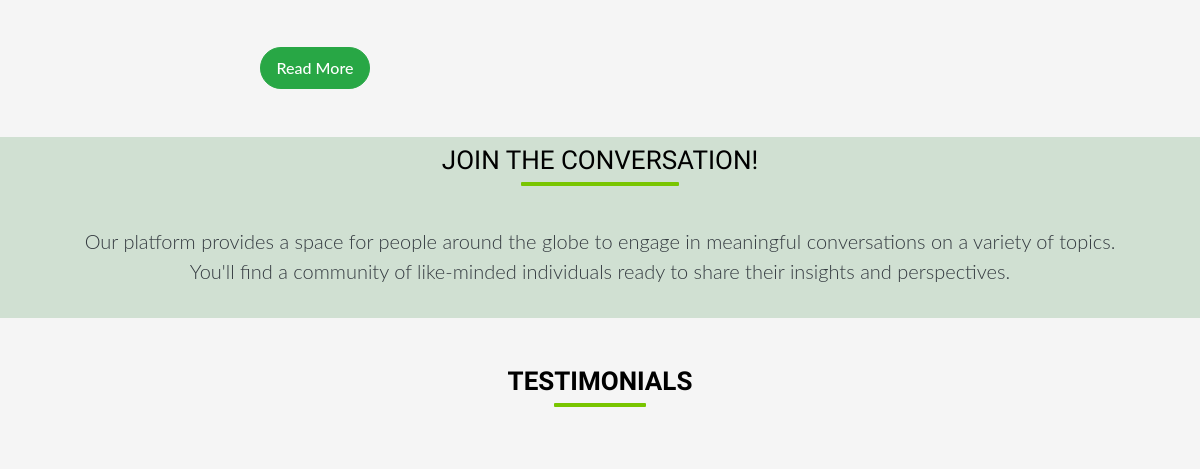
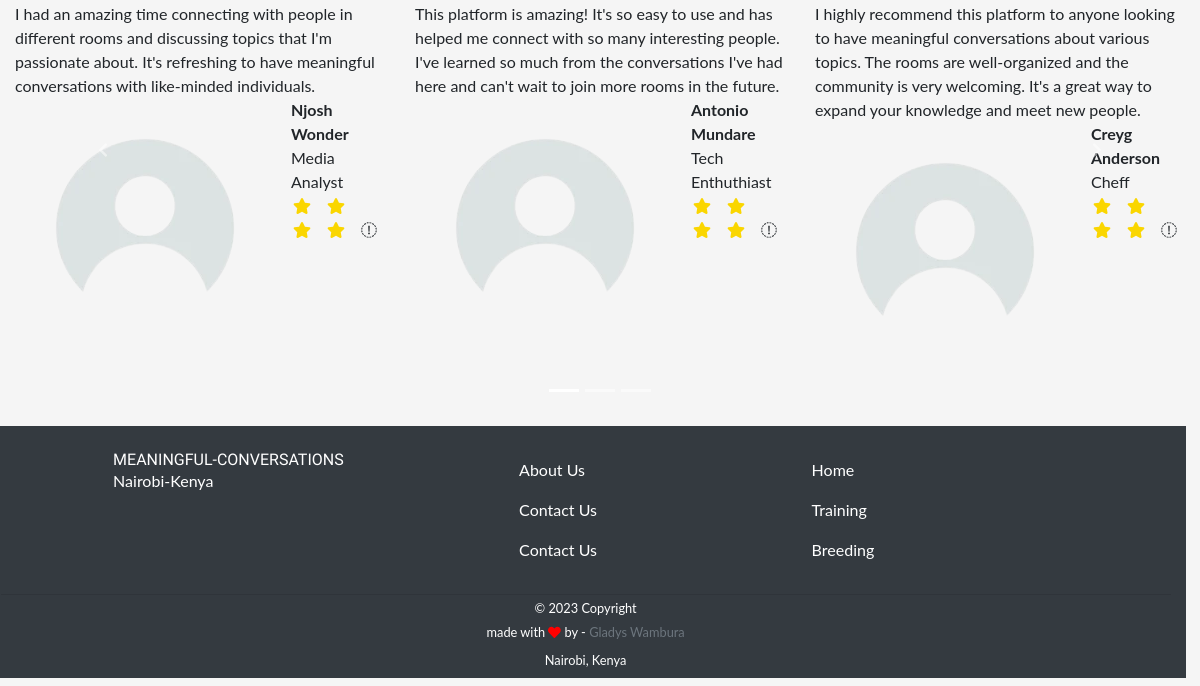
The app's page / (lower part), older data (2 pictures, top to bottom).
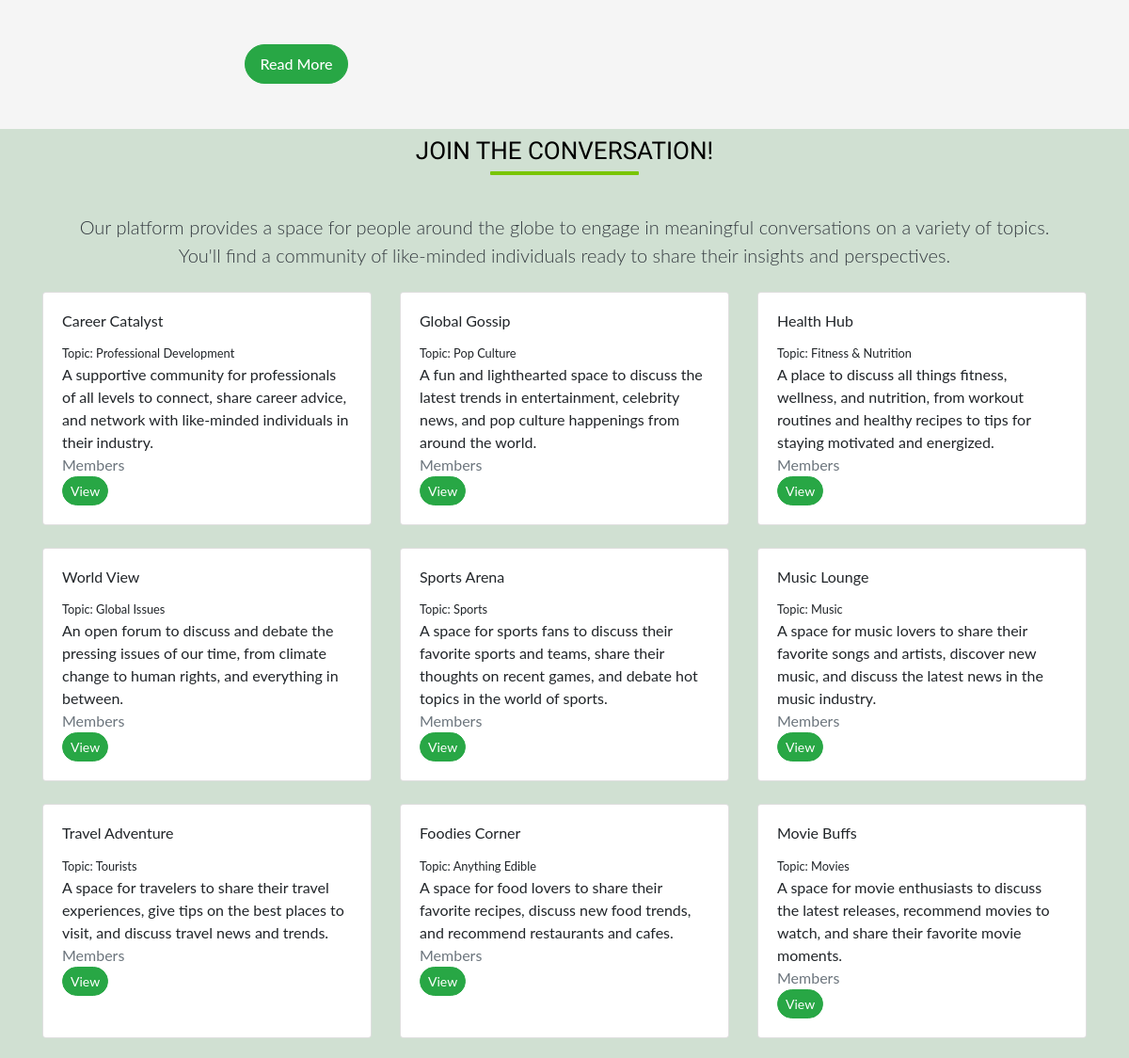
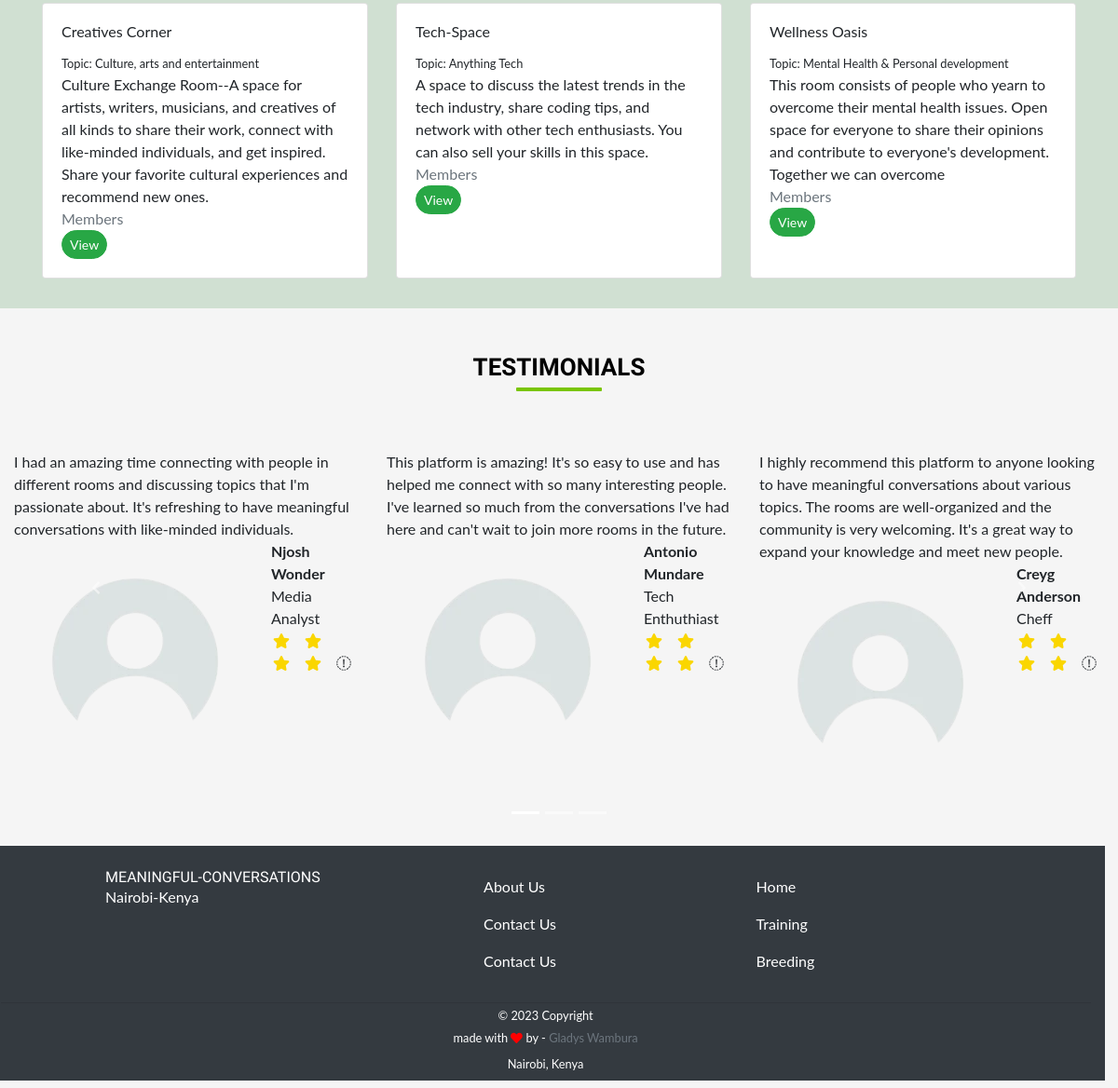
The same page, newer data (2 pictures, top to bottom).
### conversations/models.py (models this page shows, shortened)
class Room(models.Model):
    name = models.CharField(max_length=255)
    topic = models.ForeignKey(Topic, on_delete=models.CASCADE)
    room_mates = models.ManyToManyField(User, related_name="room_mates", blank=True)
    host = models.ForeignKey(User, on_delete=models.CASCADE, related_name='creator')
    description =models.TextField(null=True)
    created_at = models.DateTimeField(auto_now_add=True)
    updated_at = models.DateTimeField(auto_now=True)
    class Meta:
        ordering = [ '-created_at']

class Topic(models.Model):
    name = models.CharField(("Room-Topic"), max_length=150)
    def __str__(self):
        return self.name

### conversations/views.py (the view)
# urls.py: path('', views.index, name='index'),
def index(request):
    rooms = Room.objects.all()
    topics = Topic.objects.all()
    q = request.GET.get('q') if request.GET.get('q') != None else ''
    rooms = Room.objects.filter(topic__name__icontains=q)
    context = {'rooms': rooms, 'topics': topics}
    return render(request, 'index.html', context)

### conversations/templates/index.html (shortened to what this page needs)
{% extends 'base.html' %} {% load static %} {% block content %}
  <div class="contentpage">
    <div class="">
    <section id="about-us" class="py-5">
      <div class="container">
        <div class="row">
          <div class="col-md-6" style="font-size: 18px;">
            <div class="text-center">
              <a href="{% url 'about' %}" class="btn btn-success text-center text-white px-3 py-2 rounded-md text-md font-medium mt-5"> Read More </a>
            </div>
          </div>
          <div class="col-md-6">
          </div>
        </div>
      </div>
    </section>
    <section class="py-2" style="background-color: #d0e0d2">
      <div class="container-fluid ">
        <h2 style="font-family: 'Merienda One', sans-serif" id="rooms">Join the Conversation!</h2>
        <p class="lead text-dark text-bold text-center mb-4">
          Our platform provides a space for people around the globe to engage in
          meaningful conversations on a variety of topics. <br> You'll find a community
          of like-minded individuals ready to share their insights and
          perspectives.
        </p>
      </div>
    <div class="container" >
      <div class="row">
        {% for room in rooms %}
        <div class="col-md-4 d-flex align-items-stretch">
          <div class="card mb-4 box-shadow">
            <div class="card-body align-self-end">
              <h4 class="card-title">{{ room.name }}</h4>
              <small class="card-text">Topic: {{ room.topic }}</small>
              <br>
              <p class="card-text">{{ room.description }}</p>
              <p class="card-text text-muted">{{ room.members.count }} Members</p>
              <div class="d-flex justify-content-between align-items-center">
                <div class="row">
                  <div class="col-md-4 btn-group">
                    <a
                      href="{% url 'room' room.id %}"
                      class="btn btn-success btn-sm"
                      >View</a
                    >
                  </div>
                </div>
              </div>
            </div>
          </div>
        </div>
        {% endfor %}
      </div>
    </div>
  </section>
    <div class="container-fluid mt-5">
      <div class="row">
        <div class="col-sm-12">
          <div id="myCarousel" class="carousel slide" data-ride="carousel">
            <h2 style="font-family: 'Merienda One', sans-serif"><b>Testimonials</b></h2>
            <br />
            <ol class="carousel-indicators">
              <li data-target="#myCarousel" data-slide-to="0" class="active"></li>
              <li data-target="#myCarousel" data-slide-to="1"></li>
              <li data-target="#myCarousel" data-slide-to="2"></li>
            </ol>
            <div class="carousel-inner">
              <div class="carousel-item active">
                <div class="row">
                  <div class="col-sm-4">
                    <div class="testimonial">
                      <p>
                        I had an amazing time connecting with people in different
                        rooms and discussing topics that I'm passionate about.
                        It's refreshing to have meaningful conversations with
                        like-minded individuals.
                      </p>
                    </div>
                    <div class="media">
                      <img
                        src="{% static 'images/user-icon.png' %}"
                        class="mr-3"
                        alt=""
                      />
                      <div class="media-body">
                        <div class="overview">
                          <div class="name"><b>Njosh Wonder</b></div>
                          <div class="details">Media Analyst</div>
                          <div class="star-rating">
                            <ul class="list-inline">
                              <li class="list-inline-item">
                                <i class="fa fa-star" style="color: #fad600"></i>
                              </li>
                              <li class="list-inline-item">
                                <i class="fa fa-star" style="color: #fad600"></i>
                              </li>
                              <li class="list-inline-item">
                                <i class="fa fa-star" style="color: #fad600"></i>
                              </li>
                              <li class="list-inline-item">
                                <i class="fa fa-star" style="color: #fad600"></i>
                              </li>
                              <li class="list-inline-item">
                                <i class="fa fa-star-o"></i>
                              </li>
                            </ul>
                          </div>
                        </div>
                      </div>
                    </div>
                  </div>
                  <div class="col-sm-4">
                    <div class="testimonial">
                      <p>
                        This platform is amazing! It's so easy to use and has
                        helped me connect with so many interesting people. I've
                        learned so much from the conversations I've had here and
                        can't wait to join more rooms in the future.
                      </p>
                    </div>
                    <div class="media">
                      <img
                        src="{% static 'images/user-icon.png' %}"
                        class="mr-3"
                        alt=""
                      />
                      <div class="media-body">
                        <div class="overview">
                          <div class="name"><b>Antonio Mundare</b></div>
                          <div class="details">Tech Enthuthiast</div>
                          <div class="star-rating">
                            <ul class="list-inline">
                              <li class="list-inline-item">
                                <i class="fa fa-star" style="color: #fad600"></i>
                              </li>
                              <li class="list-inline-item">
                                <i class="fa fa-star" style="color: #fad600"></i>
                              </li>
                              <li class="list-inline-item">
                                <i class="fa fa-star" style="color: #fad600"></i>
                              </li>
                              <li class="list-inline-item">
                                <i class="fa fa-star" style="color: #fad600"></i>
                              </li>
                              <li class="list-inline-item">
                                <i class="fa fa-star-o"></i>
                              </li>
                            </ul>
                          </div>
                        </div>
                      </div>
                    </div>
                  </div>
                  <div class="col-sm-4">
                    <div class="testimonial">
                      <p>
                        I highly recommend this platform to anyone looking to have
                        meaningful conversations about various topics. The rooms
                        are well-organized and the community is very welcoming.
                        It's a great way to expand your knowledge and meet new
                        people.
                      </p>
                    </div>
                    <div class="media">
                      <img
                        src="{% static 'images/user-icon.png' %}"
                        class="mr-3"
                        alt=""
                      />
                      <div class="media-body">
                        <div class="overview">
                          <div class="name"><b>Creyg Anderson</b></div>
                          <div class="details">Cheff</div>
                          <div class="star-rating">
                            <ul class="list-inline">
                              <li class="list-inline-item">
                                <i class="fa fa-star" style="color: #fad600"></i>
                              </li>
                              <li class="list-inline-item">
                                <i class="fa fa-star" style="color: #fad600"></i>
                              </li>
                              <li class="list-inline-item">
                                <i class="fa fa-star" style="color: #fad600"></i>
                              </li>
                              <li class="list-inline-item">
                                <i class="fa fa-star" style="color: #fad600"></i>
                              </li>
                              <li class="list-inline-item">
                                <i class="fa fa-star-o"></i>
                              </li>
                            </ul>
                          </div>
                        </div>
                      </div>
                    </div>
                  </div>
                </div>
              </div>
            </div>
            <a class="carousel-control-prev" href="#myCarousel" data-slide="prev">
              <i class="fa fa-chevron-left"></i>
            </a>
            <a class="carousel-control-next" href="#myCarousel" data-slide="next">
              <i class="fa fa-chevron-right"></i>
            </a>
          </div>
        </div>
      </div>
    </div>
    <br />
  </div>
<footer class="container-fluid page-footer font-small text-white pt-4" style="background-color: #343a40; margin-left: -1.2%">
  <div class="container-fluid text-center text-md-left">
    <div class="row">
      <div class="col-md-4 offset-md-1 mt-md-0 mt-3">
        <h5
          class="text-uppercase footer-name"
          style="font-family: 'Merienda One', sans-serif"
        >
          Meaningful-Conversations
        </h5>
        <p class="address">Nairobi-Kenya</p>
      </div>
      <div class="col-md-3 mb-md-0 mb-3">
        <ul class="list-unstyled">
          <li>
            <a class="nav-link text-white" href="#">About Us</a>
          </li>
          <li>
            <a class="nav-link text-white" href="#">Contact Us</a>
          </li>
          <li>
            <a class="nav-link text-white" href="#">Contact Us</a>
          </li>
        </ul>
      </div>
      <div class="col-md-3 mb-md-0 mb-3">
        <ul class="list-unstyled">
          <li>
            <a class="nav-link text-white" href="#">Home</a>
          </li>
          <li>
            <a class="nav-link text-white" href="#">Training</a>
          </li>
          <li>
            <a class="nav-link text-white" href="#">Breeding</a>
          </li>
        </ul>
      </div>
    </div>
  </div>
  <br />
  <hr style="color-white">
  <div class="mb-2 text-center">
    <small class="text-white"> © 2023 Copyright </small>
    <br />
    <small class="text-white">
      made with <i class="fa fa-heart" style="color: red"></i> by -
      <a
        class="text-white text-muted"
        target="_blank"
        rel="noopener noreferrer"
        href=""
      >
        Gladys Wambura
      </a>
      <a class="nav-link text-white" href="#">Nairobi, Kenya</a>
    </small>
  </div>
</footer>
{% endblock content %}

### conversations/templates/base.html (shortened to what this page needs)
<!DOCTYPE html>
{% load static %}
<html lang="en">
<head>
    <link rel="stylesheet" href="https://stackpath.bootstrapcdn.com/bootstrap/4.2.1/css/bootstrap.min.css">
    <link rel="stylesheet" href="https://maxcdn.bootstrapcdn.com/font-awesome/4.7.0/css/font-awesome.min.css">
    <link rel="stylesheet" href="https://stackpath.bootstrapcdn.com/bootstrap/4.5.0/css/bootstrap.min.css">
    <link rel="stylesheet" href="https://maxcdn.bootstrapcdn.com/font-awesome/4.7.0/css/font-awesome.min.css">
    <link rel="stylesheet" href="https://cdnjs.cloudflare.com/ajax/libs/font-awesome/4.7.0/css/font-awesome.min.css">
    <link rel="stylesheet" type="text/css" href="{% static 'css/style.css' %}">
</head>
<body>
    {% include 'navbar.html' %}
    <div id="content..">
        {% block content %}{% endblock %}
    </div>
</body>
</html>

### conversations/templates/navbar.html (shortened to what this page needs)
<!DOCTYPE html>
{% load static %}
<html>
<head>
  <link href="https://unpkg.com/tailwindcss@^2.2/dist/tailwind.min.css" rel="stylesheet">
  <link rel="stylesheet" type="text/css" href="{% static 'css/style.css' %}">
</head>
<body>
</body>
</html>

### static/css/style.css (style rules this page uses)
body { margin: 0; font-family: "Lato", sans-serif; background-color: whitesmoke; }
h2 { color: #000; font-size: 26px; font-weight: 500; position: relative; margin: 0 auto 50px; text-transform: uppercase; display: table; }
h2::after { content: ""; width: 50%; position: absolute; height: 4px; border-radius: 1px; background: #79c500; left: 25%; bottom: -10px; }
.star-rating li { padding: 0 2px; }
.page-footer { background-color: #343a40; }
.container { width: 95%; max-width: 1140px; margin: auto; }
ul { list-style: none; padding: 0; margin: 0; }
.form-control, .btn { border-radius: 50px; outline: none !important; }

Row changes from the older to the newer data that the page shows:
added Room: name "Career Catalyst", topic "Professional Development", description "A supportive community for professionals of all levels to connect, share career advice, and network with like-minded individuals in their industry."
added Room: name "Global Gossip", topic "Pop Culture", description "A fun and lighthearted space to discuss the latest trends in entertainment, celebrity news, and pop culture happenings from around the world."
added Room: name "Health Hub", topic "Fitness & Nutrition", description "A place to discuss all things fitness, wellness, and nutrition, from workout routines and healthy recipes to tips for staying motivated and energized."
added Room: name "World View", topic "Global Issues", description "An open forum to discuss and debate the pressing issues of our time, from climate change to human rights, and everything in between."
added Room: name "Sports Arena", topic "Sports", description "A space for sports fans to discuss their favorite sports and teams, share their thoughts on recent games, and debate hot topics in the world of sports."
added Room: name "Music Lounge", topic "Music", description "A space for music lovers to share their favorite songs and artists, discover new music, and discuss the latest news in the music industry."
added Room: name "Travel Adventure", topic "Tourists", description "A space for travelers to share their travel experiences, give tips on the best places to visit, and discuss travel news and trends."
added Room: name "Foodies Corner", topic "Anything Edible", description "A space for food lovers to share their favorite recipes, discuss new food trends, and recommend restaurants and cafes."
added Room: name "Movie Buffs", topic "Movies", description "A space for movie enthusiasts to discuss the latest releases, recommend movies to watch, and share their favorite movie moments."
added Room: name "Creatives Corner", topic "Culture, arts and entertainment", description "Culture Exchange Room--A space for artists, writers, musicians, and creatives of all kinds to share their work, connect with like-minded individuals, and get inspired. Share your favorite cultural experiences and recommend new ones."
added Room: name "Tech-Space", topic "Anything Tech", description "A space to discuss the latest trends in the tech industry, share coding tips, and network with other tech enthusiasts. You can also sell your skills in this space."
added Room: name "Wellness Oasis", topic "Mental Health & Personal development", description "This room consists of people who yearn to overcome their mental health issues. Open space for everyone to share their opinions and contribute to everyone's development. Together we can overcome"
